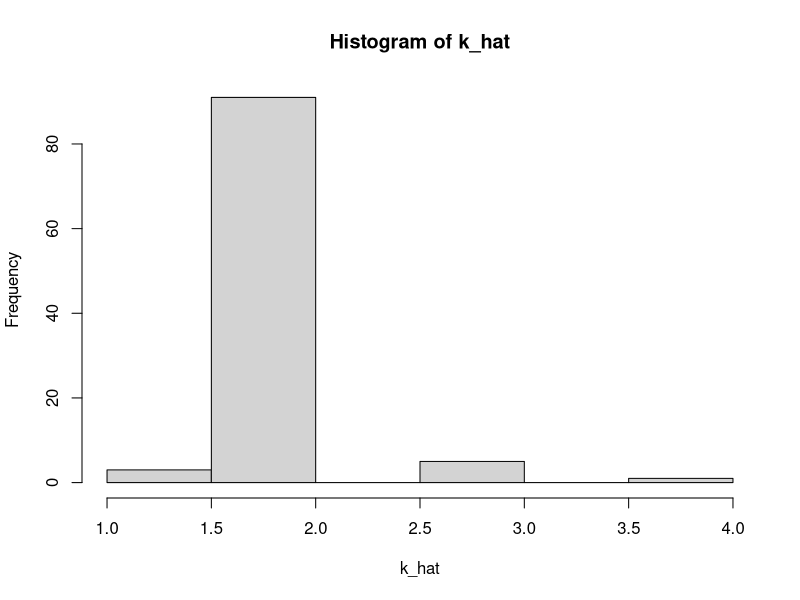

R code for this plot:
library(ggplot2)

# sqrtFitMSE <- function(q, ell, N) {
#         p <- length(ell)
#         x <- ell[(q+1):(q+N)]
#         u <- ((p-q):(p-q-N+1))/(p-q)
#         y <- (1-u)^(2/3)
#         fit <- lm(x~y)
#         mu <- -fit$coefficients[1] / fit$coefficients[2]
#         return(list(mse = mean(fit$residuals^2), mu = mu))
# }
# 
# constrainedSqrtFitMSE <- function(q, ell, N) {
#         p <- length(ell)
#         x <- ell[(q+1):(q+N)]
#         u <- ((p-q):(p-q-N+1))/(p-q)
#         y <- (1-u)^(2/3)
#         l <- ell[q+2]
#         if (q==0) {
#                 L <- Inf 
#         } else {
#                 L <- ell[q]
#         }
#         constrainedFit <- nls(x ~ m + alpha*y, algorithm="port",
#             start=c(m=ell[q+1], alpha=1),
#             lower=c(m=l,alpha=-Inf),
#             upper=c(m=L,alpha=Inf)
#             )
#         return(mean(resid(constrainedFit)^2))
# }

advancedSqrtFitMSE <- function(q, ell, N, d=10) {
        p <- length(ell)
        i <- p - which.max(ell[p:1]>0) + 1 #index of the last non-zero value at ell
        range <- (ell[q+1] - ell[i]) / d
        j <- which.min(ell > (ell[q+1]-range))
        if (j < q+10) {j <- q+10}
        x <- ell[(q+1):j]
        #        u <- ((p-q):(p-j+1))/(p-q)
        u <- ((p-q):(p-j+1))/(p)
        y <- (1-u)^(2/3)
        #         y <- ((p-q)/p - u)^(2/3)
        l <- (ell[q+1] + ell[q+2]) / 2
        if (q==0) {
                L <- Inf 
        } else {
                L <- (ell[q] + ell[q+1]) / 2
        }
        #         L <- ell[q+1]
        constrainedFit <- nls(x ~ m + alpha*y, algorithm="port",
                              start=c(m=x[1], alpha=(x[1]-x[2])/(y[1]-y[2])),
#                              start=c(m=x[1], alpha=-6),
                              lower=c(m=l,alpha=-Inf),
                              upper=c(m=L,alpha=Inf)
        )
        return(mean(resid(constrainedFit)^2))
}

set.seed(265)
p <- 50
n <- 50
N <- floor(sqrt(p))
lam <- c(10,4)
k <- length(lam)
max_k <- 10
#DF <- data.frame(iter=rep(1:iter, each=max_k+1), q=rep(0:max_k+1, iter))
iter <- 100
k_hat <- rep(0,iter)
for (i in 1:iter) {
#         Sigma <- diag(c(lam, rep(0,p-k))+rep(1,p))
        Sigma <- diag(c(lam, rep(0,p-k)) + runif(p,0.5,1.5))
        S <- rWishart(1,n,Sigma)
        S <- S[,,1]/n
        ell <- eigen(S,TRUE,TRUE)$values
        mse <- rep(0, max_k+1)
        for (q in 0:max_k) {
                mse[q+1] <- advancedSqrtFitMSE(q, ell, N)
        }
        #plot(0:max_k, log(mse))
        k_hat[i] <- which.min(mse)-1
}
hist(k_hat)
